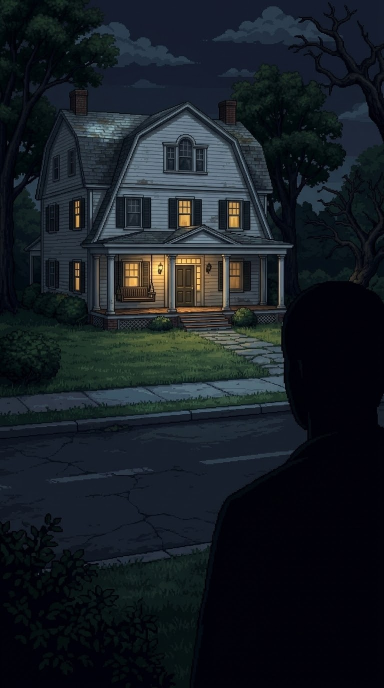
#> input picture tiktok/true_crime_history/cases/nablyudatel/frames/46.jpg, 768 x 1376 px (shown at 1/2 size)
$ python cover3.py
#> lines starting #> are read from the running program, lines starting #| are printed output that depends on the picture
### tiktok/true_crime_history/cases/nablyudatel/cover2.py
"""Обложка «Наблюдатель» v2 — «афиша»: объёмное название шрифтом Handjet (пиксельный, узкий, вся кириллица;
у Pixelify Sans нет русских «О» и «П» — не брать),
лента «TRUE CRIME HISTORY» как полицейская, цитата из письма на полоске бумаги, красный круг вокруг Наблюдателя.
Правила сетки TikTok те же (cover.py): всё важное в y 240…1420.
python3 cover2.py → covers/v2_NN.png + covers/v2_grid.png
"""
import os

import numpy as np
from PIL import Image, ImageDraw, ImageFont

from cover import fit, grid_tile, W, H

HERE = os.path.dirname(os.path.abspath(__file__))
HANDJET = os.path.join(HERE, "fonts", "Handjet.ttf")
RED, DARKRED, YELLOW, PAPER = (226, 38, 44), (96, 8, 14), (255, 210, 58), (236, 230, 214)


def handjet(size, weight=900, shape=2):
    f = ImageFont.truetype(HANDJET, size)
    f.set_variation_by_axes([weight, 1, shape])
    return f


# [97 lines left out: functions text_mask, dilate, block_title, tape, note, ring and 1 more, not called in this run]


# [14 lines that do not run on import are left out]

### tiktok/true_crime_history/cases/nablyudatel/cover3.py
"""Обложка «Наблюдатель» v3 — атмосферная ночная: холодная цветокоррекция, туман, виньетка, тёплые окна,
одно крупное название со свечением (Handjet) и маленькая подпись канала. Никаких лент, бумажек и кругов.
Сетка TikTok: важное в y 240…1460 (cover.py).  python3 cover3.py [кадр с туманом] → covers/v3_*.png + covers/v3_grid.png
"""
import os
import sys

import numpy as np
from PIL import Image, ImageDraw, ImageFilter

from cover import grid_tile, W, H
from cover2 import handjet, text_mask, dilate

HERE = os.path.dirname(os.path.abspath(__file__))
RED = (232, 34, 40)


def grade(a):
    """Ночь: тени в холодный сине-зелёный, светлое тёплое (окна) не трогаем, контраст, туман снизу, виньетка."""
    a = a / 255.0
    lum = a.mean(2, keepdims=True)
    warm = np.clip((a[..., :1] - a[..., 2:3]) * 3, 0, 1) * np.clip(lum * 2, 0, 1)      # огни окон
    cold = a * np.array([0.62, 0.80, 1.05]) ** 1.0
    cold = np.clip((cold - 0.04) * 1.18, 0, 1) ** 1.15                                  # глубже тени
    a = cold * (1 - warm) + np.clip(a * 1.15, 0, 1) * warm
    hh, ww = a.shape[:2]
    yy = np.linspace(0, 1, hh)[:, None, None]
    xx = np.linspace(-1, 1, ww)[None, :, None]
    fog = np.clip((yy - 0.55) / 0.4, 0, 1) ** 1.5 * 0.22
    a = a * (1 - fog) + np.array([0.55, 0.62, 0.72]) * fog
    a *= 1 - 0.75 * np.clip((0.30 - yy) / 0.22, 0, 1)                                   # тёмное небо под название
    a *= 1 - 0.55 * np.clip(np.hypot(xx * 0.9, (yy - 0.52) * 1.6) - 0.55, 0, 1)        # виньетка
    return (np.clip(a, 0, 1) * 255).astype(np.uint8)


def glow_title(text, size):
    """Белые пиксельные буквы, тонкий тёмный контур и красное свечение вокруг."""
    face = text_mask(text, handjet(size, 900), pad=90)
    out_m = dilate(face, 4)
    glow = Image.fromarray((dilate(face, 10) * 255).astype(np.uint8)).filter(ImageFilter.GaussianBlur(26))
    g = np.asarray(glow, np.float32) / 255 * 0.95
    rgba = np.zeros(face.shape + (4,), np.float32)
    rgba[..., :3] = RED
    rgba[..., 3] = g * 255
    rgba[out_m] = (10, 6, 8, 255)
    rgba[face] = (250, 246, 240, 255)
    return Image.fromarray(rgba.clip(0, 255).astype(np.uint8), "RGBA")


# [9 lines left out: function label, not called in this run]


def make(src, name, shift=0):
    im = Image.open(src).convert("RGB")
    r = max(W / im.width, H / im.height)
    im = im.resize((round(im.width * r), round(im.height * r)), Image.LANCZOS)
    x = (im.width - W) // 2
    im = im.crop((x, 0, x + W, H))
    if shift:                                         # поднять картинку, чтобы низ не прятался под просмотрами
        base = Image.new("RGB", (W, H), (6, 8, 12))
        base.paste(im, (0, -shift))
        fade = np.asarray(base, np.float32)
        yy = np.arange(H)[:, None, None]
        edge = H - shift
        fade *= np.clip(1 - (yy - (edge - 120)) / 120, 0, 1) * (yy >= edge - 120) + (yy < edge - 120)
        im = Image.fromarray(fade.astype(np.uint8))
    im = Image.fromarray(grade(np.asarray(im, np.float32))).convert("RGBA")
    t = glow_title("НАБЛЮДАТЕЛЬ", 230)
    tw = W - 40                                       # буквы ~980 px, свечение может уходить за край
    t = t.resize((tw + 180, round(t.height * (tw + 180) / t.width)), Image.NEAREST)
    lab = label("TRUE CRIME HISTORY", 46, (225, 225, 232, 255))
    y_lab = 262
    im.alpha_composite(lab, ((W - lab.width) // 2, y_lab))
    d = ImageDraw.Draw(im)
    for sx in (-1, 1):                                # красные точки по бокам подписи, «запись»
        cx = W // 2 + sx * (lab.width // 2 + 26)
        d.rectangle([cx - 7, y_lab + lab.height // 2 - 7, cx + 7, y_lab + lab.height // 2 + 7], fill=(*RED, 255))
    im.alpha_composite(t, ((W - t.width) // 2, y_lab + lab.height - 92))
    im = im.convert("RGB")
    im.save(os.path.join(HERE, "covers", f"v3_{name}.png"))
    return im


if __name__ == "__main__":
    # кадр с туманом — 5.5 с клипа 01: ffmpeg -ss 5.5 -i clips/01.mp4 -frames:v 1 covers/src_01fog.jpg
    S = sys.argv[1] if len(sys.argv) > 1 else os.path.join(HERE, "covers", "src_01fog.jpg")
    srcs = [(os.path.join(HERE, "frames", "46.jpg"), "46", 0),
            (os.path.join(HERE, "frames", "01.jpg"), "01", 200)]
    if S:
        srcs.insert(1, (S, "01fog", 200))
    ims = [make(*s) for s in srcs]
#> in make, im is the input picture: PIL image 768x1376 RGB; mean R, G, B 22.9, 29.4, 35.8
#> in make, `im = im.crop((x, 0, x + W, H))`:
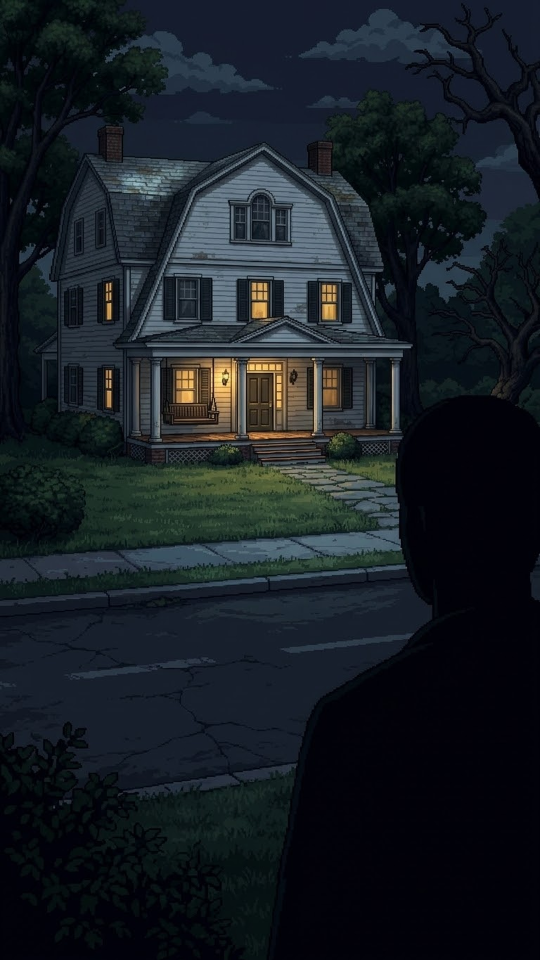
#> im: PIL image 1080x1920 RGB (shown at 1/2 size); mean R, G, B 23.1, 29.6, 36
#> in grade, `warm = np.clip((a[..., :1] - a[..., 2:3]) * 3, 0, 1) * np.clip(lum * 2..`:
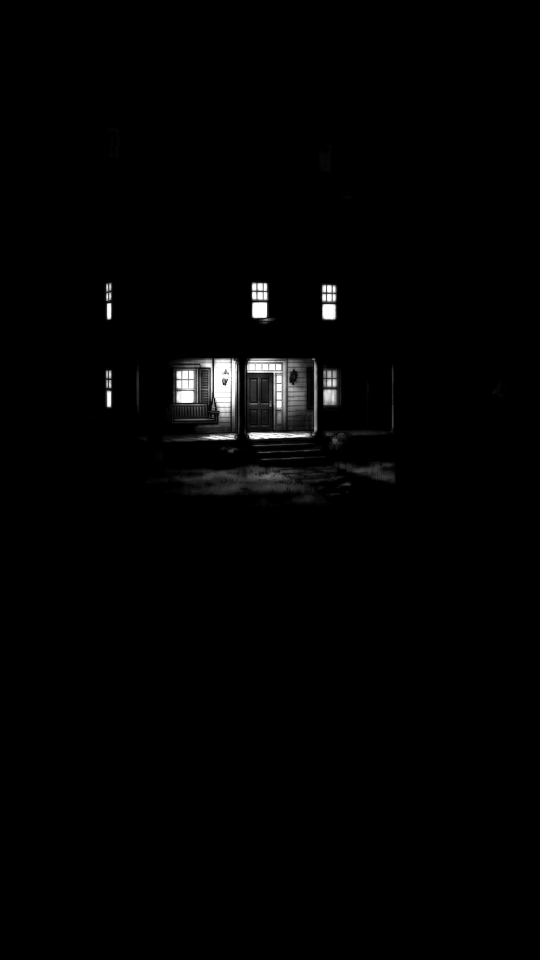
#> warm: shape (1920, 1080, 1) float32 (shown at 1/2 size); min 0, max 1, mean 0.0127
#> in grade, `cold = a * np.array([0.62, 0.80, 1.05]) ** 1.0`:
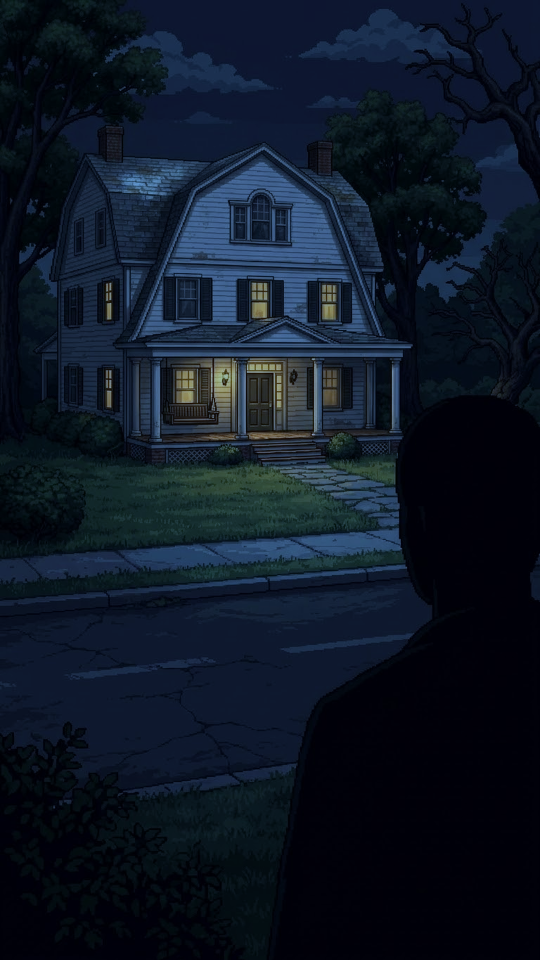
#> cold: shape (1920, 1080, 3) float64 (shown at 1/2 size); mean of channels 0, 1, 2 0.0561, 0.093, 0.148; drawn as R, G, B
#> in grade, `a = a * (1 - fog) + np.array([0.55, 0.62, 0.72]) * fog`:
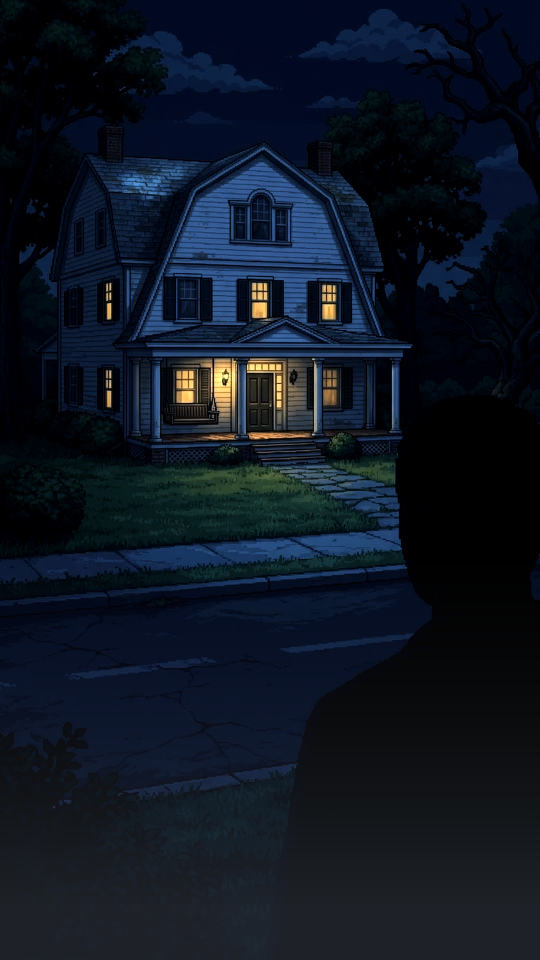
#> a: shape (1920, 1080, 3) float64 (shown at 1/2 size); mean of channels 0, 1, 2 0.0567, 0.0879, 0.136; drawn as R, G, B
#> in grade, `a *= 1 - 0.75 * np.clip((0.30 - yy) / 0.22, 0, 1)`:
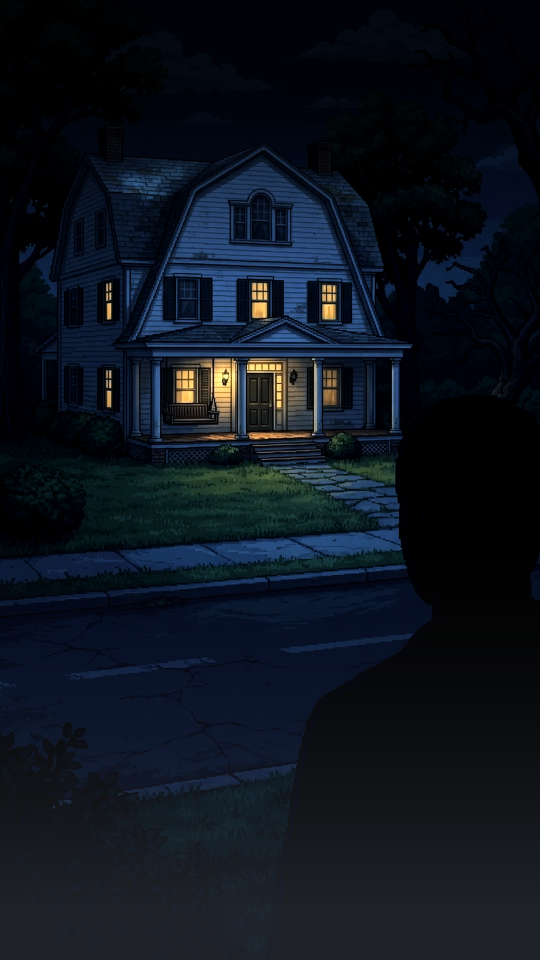
#> a: shape (1920, 1080, 3) float64 (shown at 1/2 size); mean of channels 0, 1, 2 0.054, 0.0803, 0.118; drawn as R, G, B
#> (the run stopped early here; a loop or call above may not have finished)
